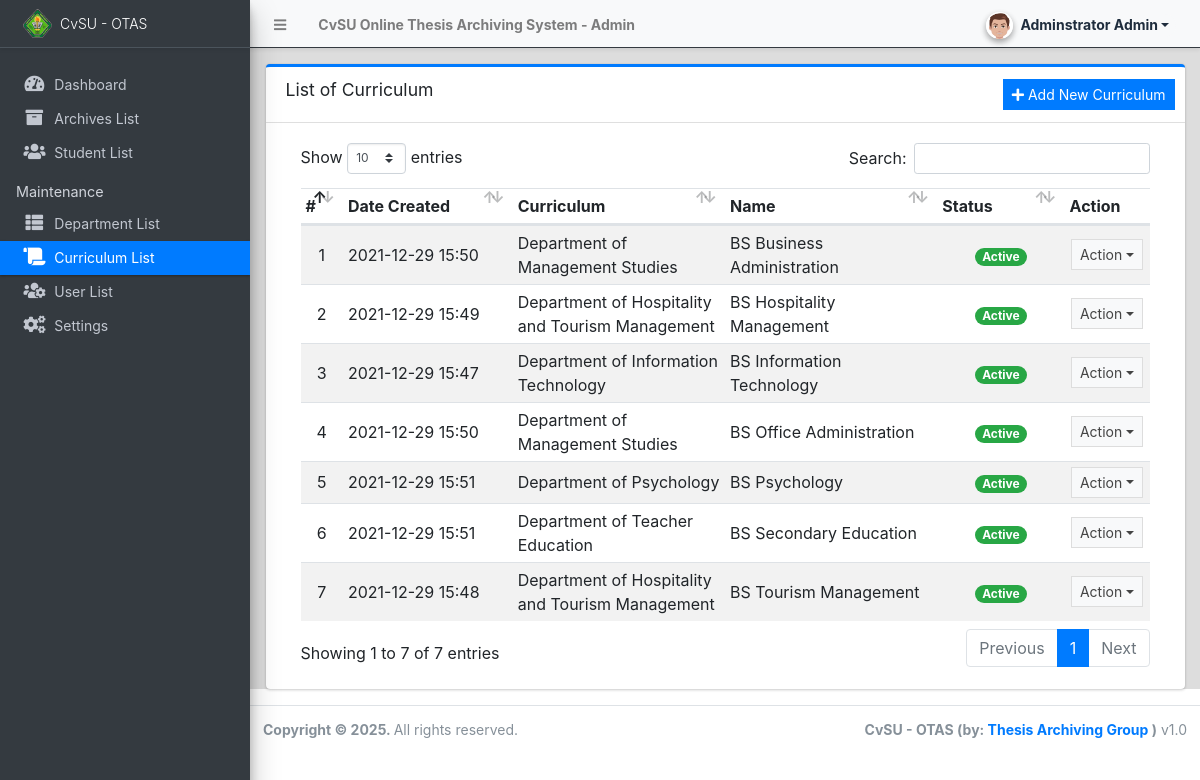
Screenshot of /admin/?page=curriculum (signed in) with the database file from the repository.
### tables this page shows
CREATE TABLE `curriculum_list` (
  `id` int NOT NULL,
  `department_id` int NOT NULL,
  `name` text NOT NULL,
  `description` text NOT NULL,
  `status` tinyint(1) NOT NULL DEFAULT '1',
  `date_created` datetime NOT NULL DEFAULT CURRENT_TIMESTAMP,
  `date_updated` datetime DEFAULT NULL ON UPDATE CURRENT_TIMESTAMP
);

CREATE TABLE `department_list` (
  `id` int NOT NULL,
  `name` text NOT NULL,
  `description` text NOT NULL,
  `status` tinyint(1) NOT NULL DEFAULT '1',
  `date_created` datetime NOT NULL DEFAULT CURRENT_TIMESTAMP,
  `date_updated` datetime DEFAULT NULL ON UPDATE CURRENT_TIMESTAMP
);

### admin/curriculum/index.php (the view, shortened to what this page needs)
<div class="card card-outline card-primary">
	<div class="card-header">
		<h3 class="card-title">List of Curriculum</h3>
		<div class="card-tools">
			<a href="javascript:void(0)" id="create_new" class="btn btn-flat btn-sm btn-primary"><span class="fas fa-plus"></span>  Add New Curriculum</a>
		</div>
	</div>
	<div class="card-body">
		<div class="container-fluid">
        <div class="container-fluid">
			<table class="table table-hover table-striped">
				<colgroup>
					<col width="5%">
					<col width="20%">
					<col width="25%">
					<col width="25%">
					<col width="15%">
					<col width="10%">
				</colgroup>
				<thead>
					<tr>
						<th>#</th>
						<th>Date Created</th>
						<th>Curriculum</th>
						<th>Name</th>
						<th>Status</th>
						<th>Action</th>
					</tr>
				</thead>
				<tbody>
					<?php
						$i = 1;
						$qry = $conn->query("SELECT c.*, d.name as department from `curriculum_list` c inner join `department_list` d on c.department_id = d.id order by c.`name` asc");
						while($row = $qry->fetch_assoc()):
					?>
						<tr>
							<td class="text-center"><?php echo $i++; ?></td>
							<td class=""><?php echo date("Y-m-d H:i",strtotime($row['date_created'])) ?></td>
							<td class=""><?php echo $row['department'] ?></td>
							<td><?php echo ucwords($row['name']) ?></td>
							<td class="text-center">
                                <?php
                                    switch($row['status']){
                                        case '1':
                                            echo "<span class='badge badge-success badge-pill'>Active</span>";
                                            break;
                                    }
                                ?>
                            </td>
							<td align="center">
								 <button type="button" class="btn btn-flat btn-default btn-sm dropdown-toggle dropdown-icon" data-toggle="dropdown">
				                  		Action
				                  </button>
							</td>
						</tr>
					<?php endwhile; ?>
				</tbody>
			</table>
		</div>
		</div>
	</div>
</div>

### rows the page displays
curriculum_list: date_created "2021-12-29 15:50", department_list.name "Department of Management Studies", name "BS Business Administration", status "Active"
curriculum_list: date_created "2021-12-29 15:49", department_list.name "Department of Hospitality and Tourism Management", name "BS Hospitality Management", status "Active"
curriculum_list: date_created "2021-12-29 15:47", department_list.name "Department of Information Technology", name "BS Information Technology", status "Active"
curriculum_list: date_created "2021-12-29 15:50", department_list.name "Department of Management Studies", name "BS Office Administration", status "Active"
curriculum_list: date_created "2021-12-29 15:51", department_list.name "Department of Psychology", name "BS Psychology", status "Active"
curriculum_list: date_created "2021-12-29 15:51", department_list.name "Department of Teacher Education", name "BS Secondary Education", status "Active"
curriculum_list: date_created "2021-12-29 15:48", department_list.name "Department of Hospitality and Tourism Management", name "BS Tourism Management", status "Active"

### other values shown
$_settings->info('name') "CvSU Online Thesis Archiving System"
$_settings->userdata('firstname').' '.$_settings->userdata('lastname') "Adminstrator Admin"
$_settings->info('short_name') "CvSU - OTAS"
